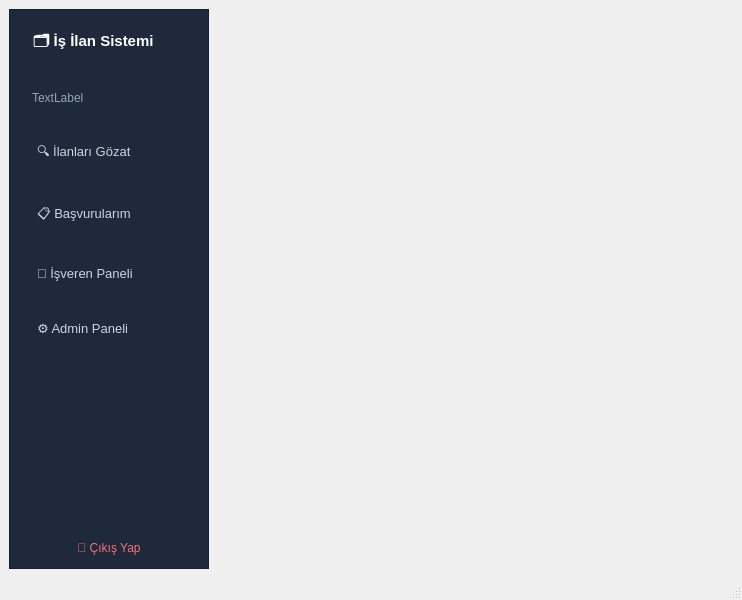
<?xml version="1.0" encoding="UTF-8"?>
<ui version="4.0">
 <class>MainWindow</class>
 <widget class="QMainWindow" name="MainWindow">
  <property name="geometry">
   <rect>
    <x>0</x>
    <y>0</y>
    <width>742</width>
    <height>600</height>
   </rect>
  </property>
  <property name="windowTitle">
   <string>MainWindow</string>
  </property>
  <widget class="QWidget" name="centralwidget">
   <layout class="QHBoxLayout" name="horizontalLayout">
    <item>
     <widget class="QFrame" name="left_menu_frame">
      <property name="minimumSize">
       <size>
        <width>200</width>
        <height>0</height>
       </size>
      </property>
      <property name="maximumSize">
       <size>
        <width>200</width>
        <height>16777215</height>
       </size>
      </property>
      <property name="layoutDirection">
       <enum>Qt::LayoutDirection::LeftToRight</enum>
      </property>
      <property name="styleSheet">
       <string notr="true">background-color: #1e293b;
</string>
      </property>
      <property name="frameShape">
       <enum>QFrame::Shape::StyledPanel</enum>
      </property>
      <property name="frameShadow">
       <enum>QFrame::Shadow::Raised</enum>
      </property>
      <layout class="QVBoxLayout" name="verticalLayout">
       <property name="spacing">
        <number>15</number>
       </property>
       <item>
        <widget class="QLabel" name="lbl_logo">
         <property name="styleSheet">
          <string notr="true">color: white;
font-size: 15px;
font-weight: bold;
padding: 10px;</string>
         </property>
         <property name="text">
          <string>🗂 İş İlan Sistemi</string>
         </property>
        </widget>
       </item>
       <item>
        <widget class="QLabel" name="lbl_username">
         <property name="styleSheet">
          <string notr="true">color: #94a3b8;
font-size: 12px;
padding: 10px;</string>
         </property>
         <property name="text">
          <string>TextLabel</string>
         </property>
        </widget>
       </item>
       <item>
        <widget class="QPushButton" name="btn_jobs">
         <property name="styleSheet">
          <string notr="true">QPushButton {
    color: #cbd5e1; 
    background: transparent; 
    border: none;
    text-align: left; 
    padding: 12px 18px; 
    font-size: 13px;
    border-radius: 6px;
}
QPushButton:hover { 
    background-color: #334155; 
    color: white; 
}</string>
         </property>
         <property name="text">
          <string>🔍 İlanları Gözat</string>
         </property>
         <property name="flat">
          <bool>true</bool>
         </property>
        </widget>
       </item>
       <item>
        <widget class="QPushButton" name="btn_apps">
         <property name="styleSheet">
          <string notr="true">QPushButton {
    color: #cbd5e1; 
    background: transparent; 
    border: none;
    text-align: left; 
    padding: 12px 18px; 
    font-size: 13px;
    border-radius: 6px;
}
QPushButton:hover { 
    background-color: #334155; 
    color: white; 
}</string>
         </property>
         <property name="text">
          <string>📋 Başvurularım</string>
         </property>
         <property name="flat">
          <bool>true</bool>
         </property>
        </widget>
       </item>
       <item>
        <widget class="QPushButton" name="btn_employer">
         <property name="styleSheet">
          <string notr="true">QPushButton {
    color: #cbd5e1; 
    background: transparent; 
    border: none;
    text-align: left; 
    padding: 12px 18px; 
    font-size: 13px;
    border-radius: 6px;
}
QPushButton:hover { 
    background-color: #334155; 
    color: white; 
}</string>
         </property>
         <property name="text">
          <string>🏢 İşveren Paneli</string>
         </property>
         <property name="flat">
          <bool>true</bool>
         </property>
        </widget>
       </item>
       <item>
        <widget class="QPushButton" name="btn_admin">
         <property name="styleSheet">
          <string notr="true">QPushButton {
    color: #cbd5e1; 
    background: transparent; 
    border: none;
    text-align: left; 
    padding: 12px 18px; 
    font-size: 13px;
    border-radius: 6px;
}
QPushButton:hover { 
    background-color: #334155; 
    color: white; 
}</string>
         </property>
         <property name="text">
          <string>⚙️ Admin Paneli</string>
         </property>
         <property name="flat">
          <bool>true</bool>
         </property>
        </widget>
       </item>
       <item>
        <spacer name="verticalSpacer">
         <property name="orientation">
          <enum>Qt::Orientation::Vertical</enum>
         </property>
         <property name="sizeHint" stdset="0">
          <size>
           <width>20</width>
           <height>161</height>
          </size>
         </property>
        </spacer>
       </item>
       <item>
        <widget class="QPushButton" name="btn_logout">
         <property name="styleSheet">
          <string notr="true">QPushButton {
    color: #f87171; 
}
QPushButton:hover { 
    background-color: #450a0a; 
}</string>
         </property>
         <property name="text">
          <string>🚪 Çıkış Yap</string>
         </property>
         <property name="flat">
          <bool>true</bool>
         </property>
        </widget>
       </item>
      </layout>
     </widget>
    </item>
    <item>
     <widget class="QStackedWidget" name="main_pages">
      <widget class="QWidget" name="page"/>
      <widget class="QWidget" name="page_2"/>
     </widget>
    </item>
   </layout>
  </widget>
  <widget class="QStatusBar" name="statusbar"/>
 </widget>
 <resources/>
 <connections/>
</ui>
